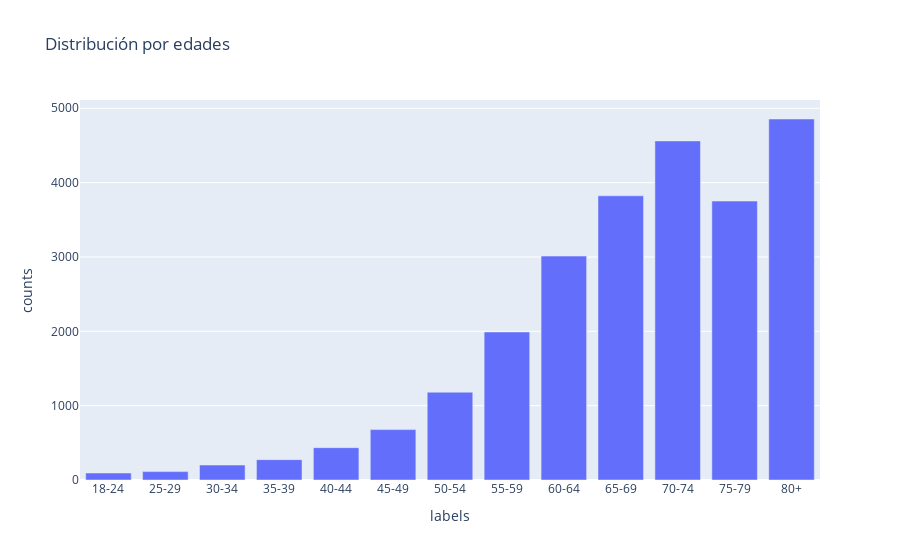

The notebook cell saved with this chart:
### Code cell
# Crea el gráfico de barras utilizando Plotly Express
fig = px.bar(df_plot, x='labels', y='counts', title='Distribución por edades')

# Muestra el gráfico
fig.show()

### Figure 1 — Plotly figure (JSON) as saved in the notebook; plotly's stock layout.template omitted (floating-point values rounded to 4 significant figures)
{"data": [{"alignmentgroup": "True", "hovertemplate": "labels=%{x}<br>counts=%{y}<extra></extra>", "legendgroup": "", "marker": {"color": "#636efa", "pattern": {"shape": ""}}, "name": "", "offsetgroup": "", "orientation": "v", "showlegend": false, "textposition": "auto", "type": "bar", "x": ["18-24", "25-29", "30-34", "35-39", "40-44", "45-49", "50-54", "55-59", "60-64", "65-69", "70-74", "75-79", "80+"], "xaxis": "x", "y": [94, 113, 201, 274, 435, 678, 1181, 1991, 3012, 3823, 4561, 3752, 4856], "yaxis": "y"}], "layout": {"barmode": "relative", "legend": {"tracegroupgap": 0}, "title": {"text": "Distribución por edades"}, "xaxis": {"anchor": "y", "domain": [0, 1], "title": {"text": "labels"}}, "yaxis": {"anchor": "x", "domain": [0, 1], "title": {"text": "counts"}}}}
